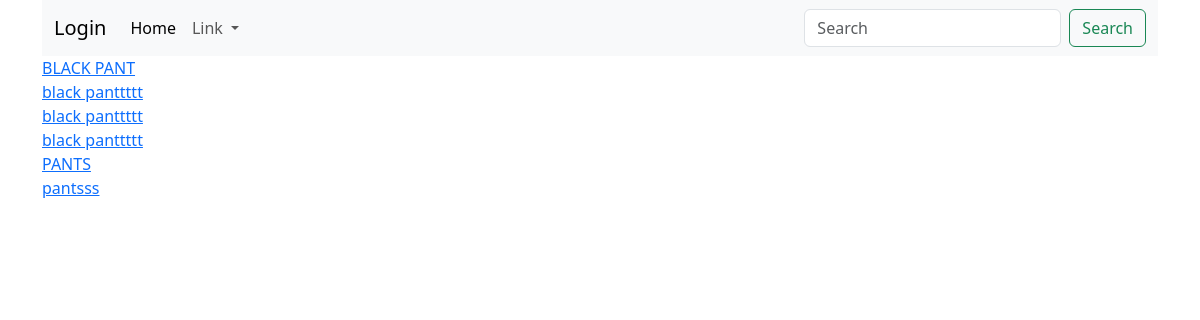
The app's page /product/2/, older data.
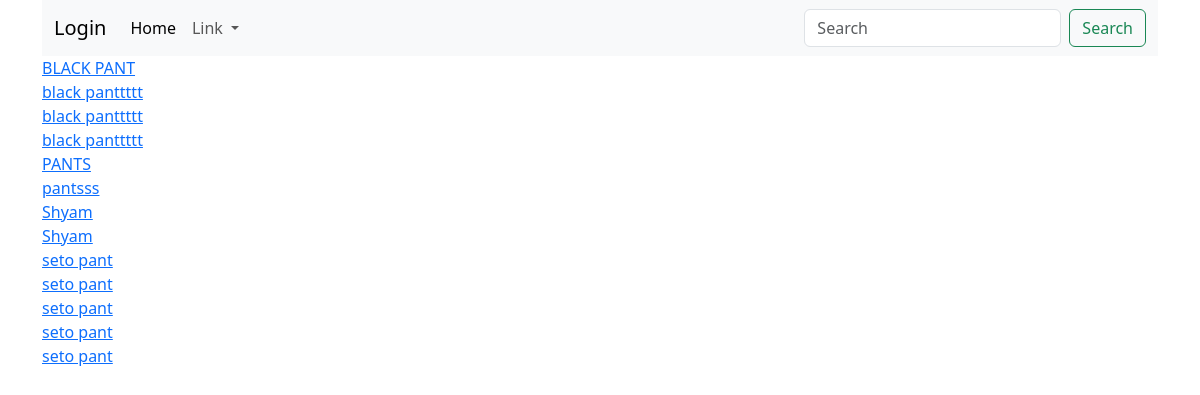
The same page, newer data.
### productdetails/models.py (models this page shows)
class Product(models.Model):
    name=models.CharField(max_length=100)
    description=models.TextField(blank=True,null=True)
    price=models.IntegerField()
    image=models.ImageField(upload_to="product_image",blank=True,null=True)
    available=models.IntegerField()
    category=models.ForeignKey(Category,on_delete=models.CASCADE)
    status=models.CharField(max_length=100,choices=Status.choices,default=Status.IN_STOCK)
    def __str__(self):
        return str(self.name)

### productdetails/views.py (the view)
# urls.py: path("product/<int:pk>/",product,name="products"),
def product(request,pk):
    products=Product.objects.filter(category__id=pk,status="in_stock",available__gte=1)
    context={
        "products":products
    }
    return render(request,"product.html",context)

### productdetails/templates/product.html
{% extends 'base.html' %}
{% block content %}
{% for product in products %}
    <a href="{% url 'product:product_detail' product.id %}"> {{product}} </a>
    <br>
{% endfor %}
{% endblock content %}

### templates/base.html (shortened to what this page needs)
{% load static %}
<!DOCTYPE html>
<html lang="en">
<head>
    {% block stylesheet %}
    <link rel="stylesheet" href="{% static 'css/bs.min.css' %}" type="text/css"/>
    <link rel="stylesheet" href="https://cdn.jsdelivr.net/npm/bootstrap-icons@1.10.3/font/bootstrap-icons.css">
    {% endblock stylesheet %}
</head>
<body>
    <div class ="container">
        {% block navbar %}
            {% include 'navbar.html' %}
        {% endblock navbar%}
        {% block content %}
        {% endblock content %}
    </div>
</body>
</html>

### templates/navbar.html (shortened to what this page needs)
<nav class="navbar navbar-expand-lg bg-body-tertiary">
  <div class="container-fluid">
    <a class="navbar-brand" href="{% url 'user:login' %}">Login</a>
    <div class="collapse navbar-collapse" id="navbarScroll">
      <ul class="navbar-nav me-auto my-2 my-lg-0 navbar-nav-scroll" style="--bs-scroll-height: 100px;">
        <li class="nav-item">
          <a class="nav-link active" aria-current="page" href="{% url 'product:home' %}">Home</a>
        </li>
        <li class="nav-item dropdown">
          <a class="nav-link dropdown-toggle" href="#" role="button" data-bs-toggle="dropdown" aria-expanded="false">
            Link
          </a>
      </ul>
      <form class="d-flex" role="search">
        <input class="form-control me-2" type="search" placeholder="Search" aria-label="Search">
        <button class="btn btn-outline-success" type="submit">Search</button>
      </form>
    </div>
  </div>
</nav>

Row changes from the older to the newer data that the page shows:
added Product: name "Shyam"
added Product: name "Shyam"
added Product: name "seto pant"
added Product: name "seto pant"
added Product: name "seto pant"
added Product: name "seto pant"
added Product: name "seto pant"
